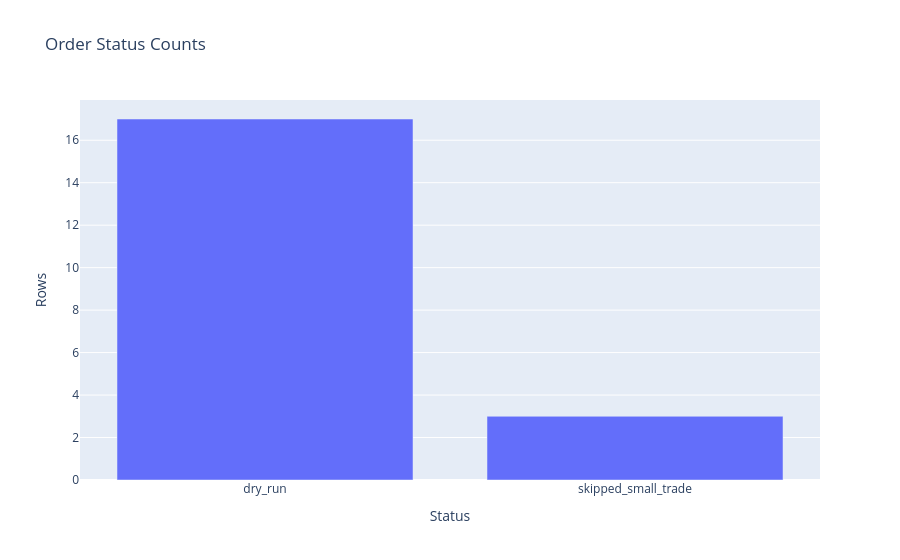

The cell this chart's notebook holds for it:
### Code cell
status_counts = orders["status"].value_counts().reset_index()
status_counts.columns = ["status", "count"]

fig = px.bar(
    status_counts,
    x="status",
    y="count",
    title="Order Status Counts",
    labels={"status": "Status", "count": "Rows"},
)
fig.show()

### Figure 1 — Plotly figure (JSON) as saved in the notebook; plotly's stock layout.template omitted (floating-point values rounded to 4 significant figures)
{"data": [{"hovertemplate": "Status=%{x}<br>Rows=%{y}<extra></extra>", "legendgroup": "", "marker": {"color": "#636efa", "pattern": {"shape": ""}}, "name": "", "orientation": "v", "showlegend": false, "textposition": "auto", "type": "bar", "x": ["dry_run", "skipped_small_trade"], "xaxis": "x", "y": [17, 3], "yaxis": "y"}], "layout": {"barmode": "relative", "legend": {"tracegroupgap": 0}, "title": {"text": "Order Status Counts"}, "xaxis": {"anchor": "y", "domain": [0.0, 1.0], "title": {"text": "Status"}}, "yaxis": {"anchor": "x", "domain": [0.0, 1.0], "title": {"text": "Rows"}}}}
